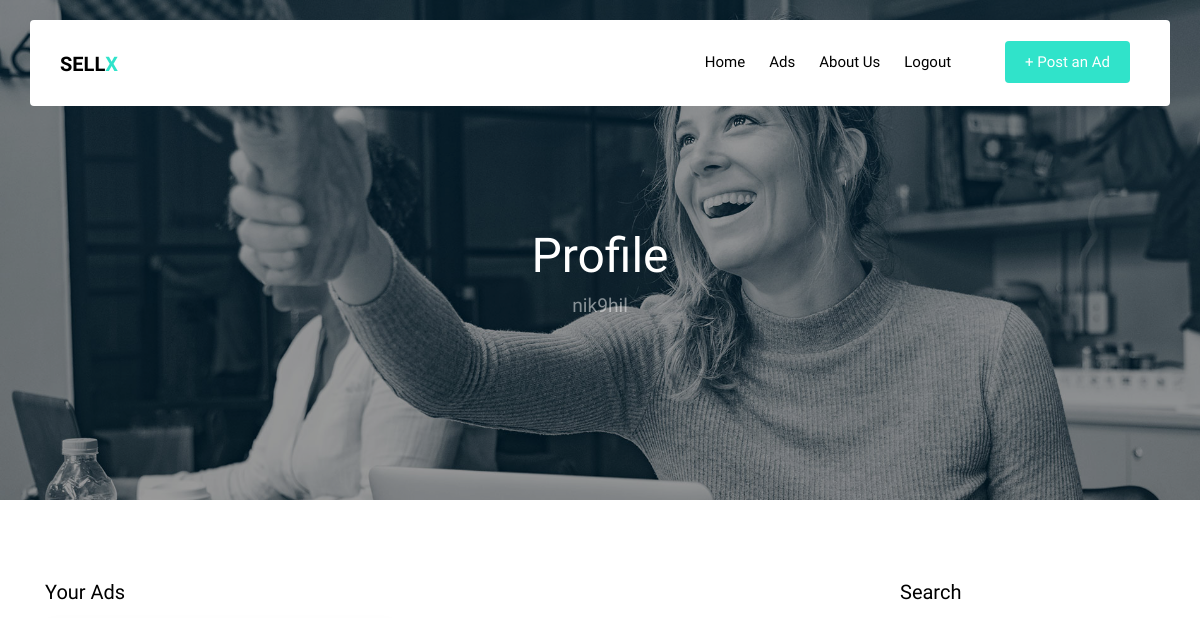
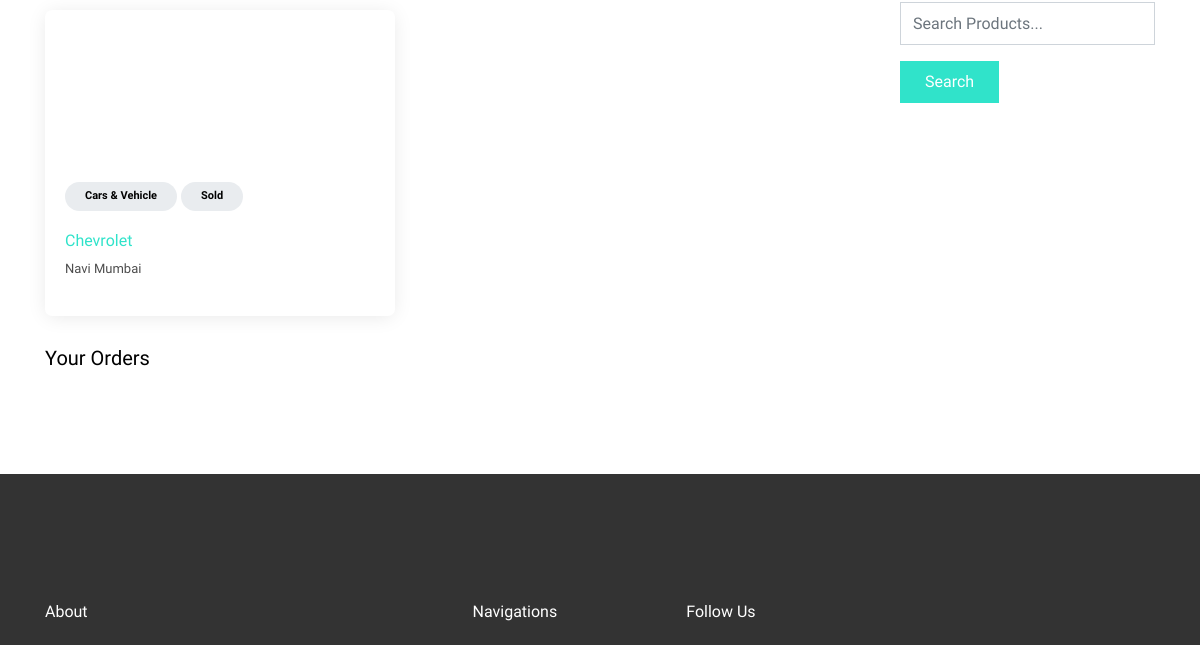
Page /profile (signed in, upper part) on the earlier database version (2 pictures, top to bottom).
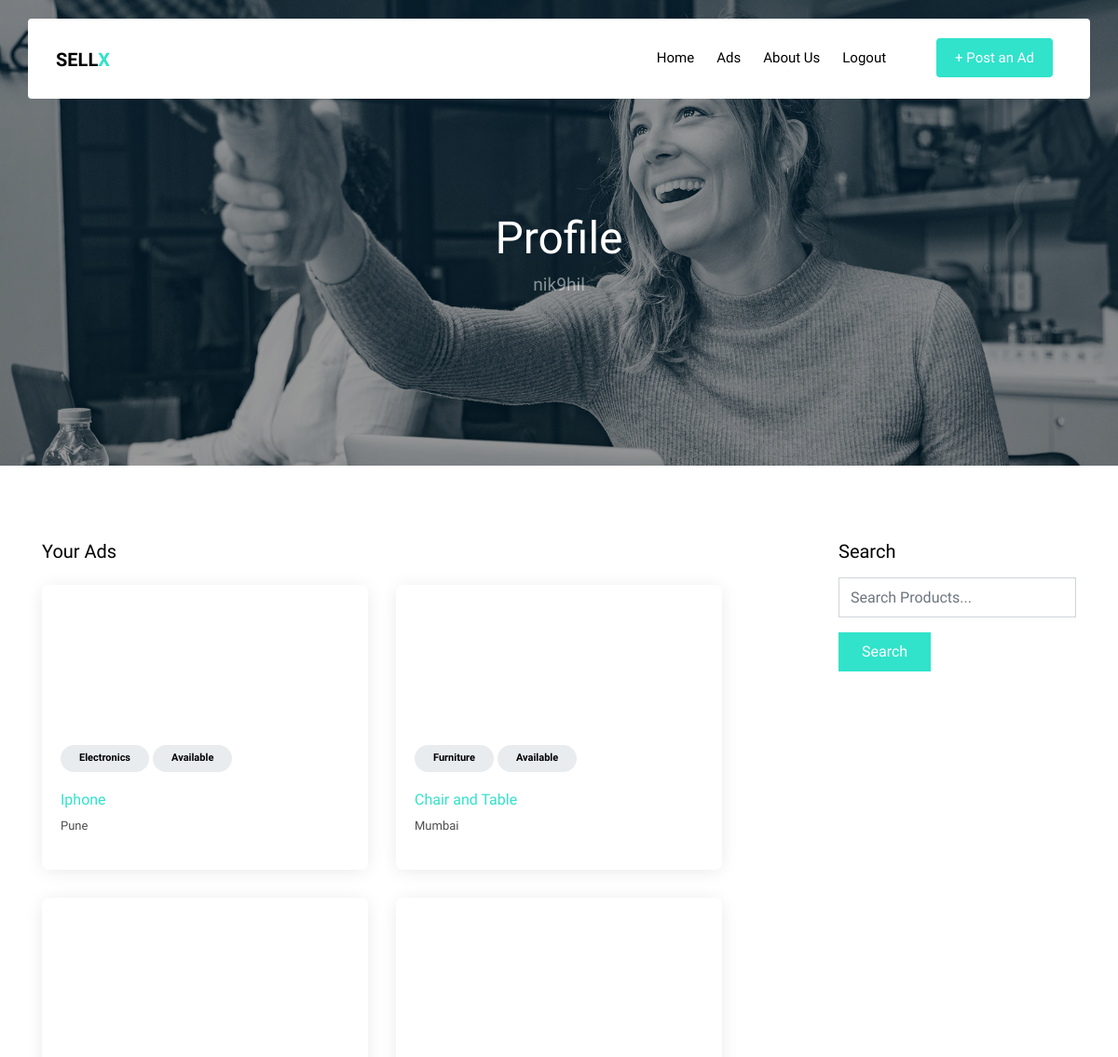
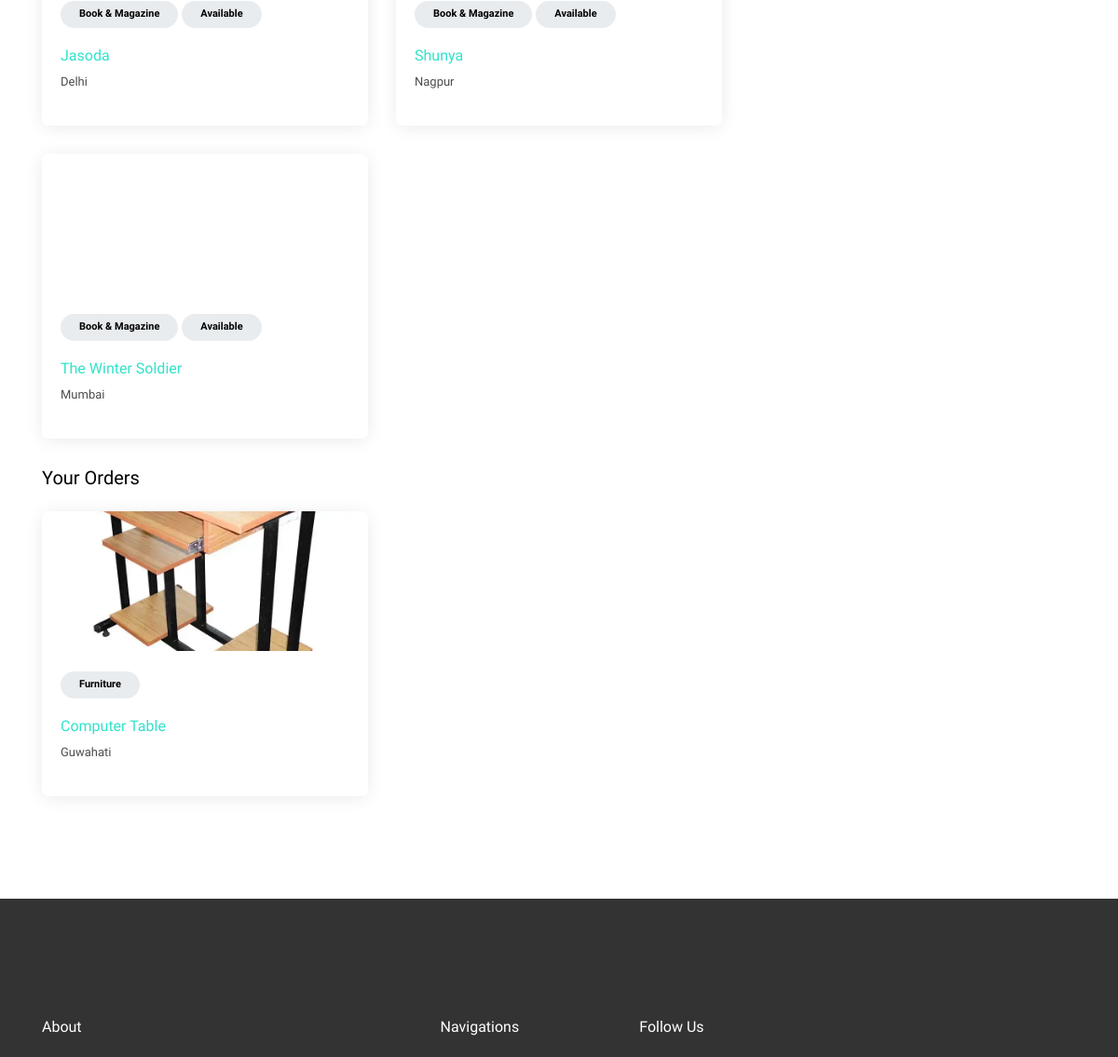
Same page on the later database version (2 pictures, top to bottom).
### app.py (models this page shows, shortened)
class NewPost(UserMixin,db.Model):
    id = db.Column(db.Integer,primary_key = True)
    description = db.Column(db.String(1000))
    tag = db.Column(db.String(30))
    sub_tag = db.Column(db.String(40))
    price = db.Column(db.Integer)
    user_id = db.Column(db.Integer, db.ForeignKey('user.id'), nullable=False)
    img = db.Column(db.String(200), nullable = False)
    loc = db.Column(db.String(20))
    status = db.Column(db.String(15))

### app.py (the view)
@app.route("/profile",methods = ['GET','POST'])
@login_required
def profile():
    pay = Payment.query.filter(Payment.user_id==current_user.id)
    pa = []
    form = SearchForm()
    for p in pay:
        tmp = NewPost.query.filter(NewPost.id==p.pid)
        pa.append(tmp.first())
    if form.validate_on_submit():
        data = form.search.data
        data = data.lower()
        return redirect(url_for('listi', postid=data))
    return render_template("profile.html",title="Profile", use=current_user.username,Post_data=current_user.posts, Posto_data=pa,form=form)

### app.py
class SearchForm(FlaskForm):
    search = StringField('search',validators=[InputRequired()])
    submit = SubmitField('Search')

### app.py (called while the page is built)
@login_manager.user_loader
def load_user(user_id):
	return User.query.get(int(user_id))

### templates/profile.html (shortened to what the changed rows need)
<!DOCTYPE html>
<html lang="en">
  <head>
      <link rel="stylesheet" href="{{ url_for('static', filename='fonts/icomoon/style.css') }}">
      <link rel="stylesheet" href="{{ url_for('static', filename='css/bootstrap.min.css') }}">
      <link rel="stylesheet" href="{{ url_for('static', filename='css/magnific-popup.css') }}">
      <link rel="stylesheet" href="{{ url_for('static', filename='css/jquery-ui.css') }}">
      <link rel="stylesheet" href="{{ url_for('static', filename='css/owl.carousel.min.css') }}">
      <link rel="stylesheet" href="{{ url_for('static', filename='css/owl.theme.default.min.css') }}">
      <link rel="stylesheet" href="{{ url_for('static', filename='css/bootstrap-datepicker.css') }}">
      <link rel="stylesheet" href="{{ url_for('static', filename='fonts/flaticon/font/flaticon.css') }}">
      <link rel="stylesheet" href="{{ url_for('static', filename='css/aos.css') }}">
      <link rel="stylesheet" href="{{ url_for('static', filename='css/rangeslider.css') }}">
      <link rel="stylesheet" href="{{ url_for('static', filename='css/style.css') }}">
      {% import "bootstrap/wtf.html" as wtf %}
  </head>
  <body>
  <div class="site-wrap">
    <header class="site-navbar container py-0 bg-white" role="banner">
        <div class="row align-items-center">
          <div class="col-6 col-xl-2">
            <h1 class="mb-0 site-logo"><a href="{{ url_for('index') }}" class="text-black mb-0">SELL<span class="text-primary">X</span>  </a></h1>
          </div>
        </div>
    </header>
    <div class="site-blocks-cover inner-page-cover overlay" style="background-image: url({{ url_for('static', filename = 'hero_1.jpg') }})" data-aos="fade" data-stellar-background-ratio="0.5">
      <div class="container">
        <div class="row align-items-center justify-content-center text-center">
          <div class="col-md-10" data-aos="fade-up" data-aos-delay="400">
            <div class="row justify-content-center mt-5">
              <div class="col-md-8 text-center">
                <h1>Profile</h1>
              </div>
            </div>
          </div>
        </div>
      </div>
    </div>
    <div class="site-section">
        <div class="container">
          <div class="row">
            <div class="col-lg-8">
              <div class="row">
                <div class="col-12">
                  <h2 class="h5 mb-4 text-black">Your Ads</h2>
                </div>
              </div>
            <div class="row">
                {% for data in Post_data %}
              <div class="col-lg-6">
                  <div class="d-block d-md-flex listing vertical">
                    <a href="{{ url_for('singlelist', postid=data.id) }}" class="img d-block" style="background-image: url({{ url_for('static', filename = data.img) }})"></a>
                    <div class="lh-content">
                      <span class="category">{{ data.tag }}</span>
                      <a href="#" class="category">{{ data.status }}</a>
                      <h3><a href="{{ url_for('singlelist', postid=data.id) }}">{{ data.sub_tag }}</a></h3>
                      <address>{{ data.loc }}</address>
                    </div>
                  </div>
                </div>
                {% endfor %}
              </div>
                  <div class="row">
                      <div class="col-12">
                        <h2 class="h5 mb-4 text-black">Your Orders</h2>
                      </div>
                  </div>
                <div class="row">
                  {% for data in Posto_data %}
                  <div class="col-lg-6">
                    <div class="d-block d-md-flex listing vertical">
                      <a href="{{ url_for('singlelist', postid = data.id) }}" class="img d-block" style="background-image: url({{ url_for('static', filename = data.img) }})""></a>
                      <div class="lh-content">
                        <span class="category">{{ data.tag }}</span>
                        <h3><a href="{{ url_for('singlelist', postid=data.id) }}">{{ data.sub_tag }}</a></h3>
                        <address>{{ data.loc }}</address>
                      </div>
                    </div>
                    </div>
                  {% endfor %}
                </div>
              </div>
            </div>
          </div>
        </div>
      </div>
    <footer class="site-footer">
      <div class="container">
        <div class="row">
          <div class="col-md-9">
            <div class="row">
              <div class="col-md-6">
                <h2 class="footer-heading mb-4">About</h2>
              </div>
              <div class="col-md-3">
                <h2 class="footer-heading mb-4">Navigations</h2>
              </div>
              <div class="col-md-3">
                <h2 class="footer-heading mb-4">Follow Us</h2>
              </div>
            </div>
          </div>
        </div>
      </div>
    </footer>
  </body>
</html>

Differences in the rows shown:
no longer on this page (row edited): NewPost: tag "Cars & Vehicle", status "Sold", sub_tag "Chevrolet", loc "Navi Mumbai", shown under "Your Ads"
added NewPost: tag "Electronics", status "Available", sub_tag "Iphone", loc "Pune", shown under "Your Ads"
added NewPost: tag "Furniture", status "Available", sub_tag "Chair and Table", loc "Mumbai", shown under "Your Ads"
added NewPost: tag "Book & Magazine", status "Available", sub_tag "Jasoda", loc "Delhi", shown under "Your Ads"
added NewPost: tag "Book & Magazine", status "Available", sub_tag "Shunya", loc "Nagpur", shown under "Your Ads"
added NewPost: tag "Book & Magazine", status "Available", sub_tag "The Winter Soldier", loc "Mumbai", shown under "Your Ads"
added NewPost: img (picture), tag "Furniture", sub_tag "Computer Table", loc "Guwahati", shown under "Your Orders"
